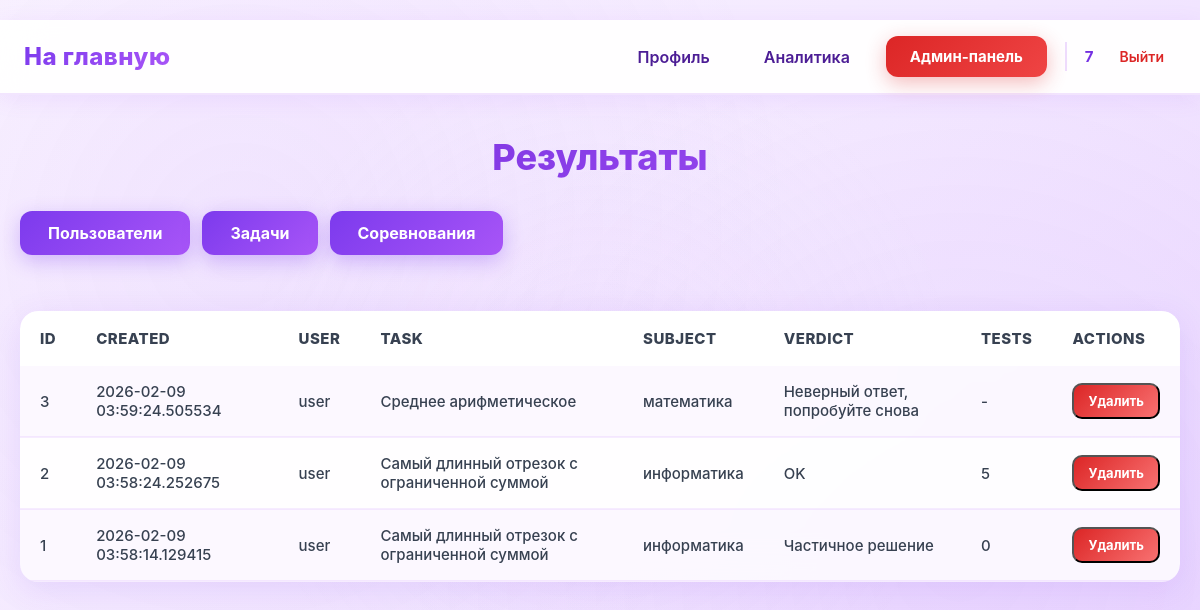
The page /admin/results (signed in) on the database as committed earlier.
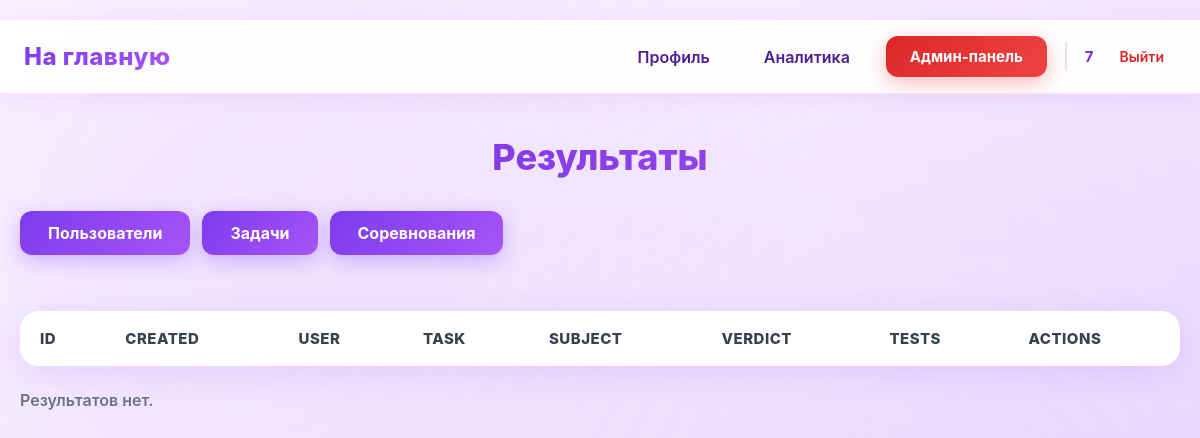
The same page on the database as committed later.
### data/submissions.py (models this page shows)
class Submissions(SqlAlchemyBase):
    __tablename__ = 'submissions'
    id = sqlalchemy.Column(sqlalchemy.Integer,
                           primary_key=True, autoincrement=True)
    user_id = sqlalchemy.Column(sqlalchemy.Integer,
                                sqlalchemy.ForeignKey("users.id"))
    task_id = sqlalchemy.Column(sqlalchemy.Integer,
                                sqlalchemy.ForeignKey("tasks.id"))
    total_tests = sqlalchemy.Column(sqlalchemy.Integer, nullable=True)
    verdict = sqlalchemy.Column(sqlalchemy.Text, nullable=True)
    created_at = sqlalchemy.Column(sqlalchemy.DateTime,
                                     default=datetime.datetime.now)
    tasks = orm.relationship('Tasks', back_populates="submissions")
    user = orm.relationship("User", back_populates="submissions")

### data/users.py (models this page shows, shortened)
class User(SqlAlchemyBase, UserMixin):
    __tablename__ = 'users'
    id = sqlalchemy.Column(sqlalchemy.Integer,
                           primary_key=True, autoincrement=True)
    name = sqlalchemy.Column(sqlalchemy.String, nullable=True)
    email = sqlalchemy.Column(sqlalchemy.String,
                              index=True, unique=True, nullable=True)
    hashed_password = sqlalchemy.Column(sqlalchemy.String, nullable=True)
    elo_rating = sqlalchemy.Column(sqlalchemy.Float, default=1000)
    admin = sqlalchemy.Column(sqlalchemy.Boolean, default=0)
    ban = sqlalchemy.Column(sqlalchemy.Boolean, default=0)
    created_date = sqlalchemy.Column(sqlalchemy.DateTime,
                                     default=datetime.datetime.now)
    submissions = orm.relationship("Submissions", back_populates="user")

### data/tasks.py (models this page shows)
class Tasks(SqlAlchemyBase):
    __tablename__ = 'tasks'
    id = sqlalchemy.Column(sqlalchemy.Integer,
                           primary_key=True, autoincrement=True)
    subject = sqlalchemy.Column(sqlalchemy.Text, nullable=True)
    title = sqlalchemy.Column(sqlalchemy.Text, nullable=True)
    statement = sqlalchemy.Column(sqlalchemy.Text, nullable=True)
    input_format = sqlalchemy.Column(sqlalchemy.Text, nullable=True)
    output_format = sqlalchemy.Column(sqlalchemy.Text, nullable=True)
    memory_limit = sqlalchemy.Column(sqlalchemy.Integer, nullable=True)
    time_limit = sqlalchemy.Column(sqlalchemy.Integer, nullable=True)
    difficulty = sqlalchemy.Column(sqlalchemy.Text, nullable=True)
    created_at = sqlalchemy.Column(sqlalchemy.DateTime,
                                     default=datetime.datetime.now)
    task_tests = orm.relationship("TaskTest", back_populates='tasks')
    submissions = orm.relationship("Submissions", back_populates="tasks")
    theme = sqlalchemy.Column(sqlalchemy.Text, nullable=True)

### main.py (the view, shortened to what this page needs)
@app.route('/admin/results', methods=["GET", "POST"])
@login_required
@admin_required
@user_ban
def admin_results():
    subject = session.get('subject')
    db_sess = db_session.create_session()
    message = None
    user_id = request.args.get("user_id", "").strip()
    task_id = request.args.get("task_id", "").strip()
    verdict = request.args.get("verdict", "").strip()
    limit_raw = request.args.get("limit", "").strip()
    query = db_sess.query(Submissions).order_by(Submissions.created_at.desc())
    if user_id.isdigit():
        query = query.filter(Submissions.user_id == int(user_id))
    if task_id.isdigit():
        query = query.filter(Submissions.task_id == int(task_id))
    if verdict:
        query = query.filter(Submissions.verdict == verdict)
    limit = 200
    if limit_raw.isdigit():
        limit = min(int(limit_raw), 1000)
    submissions = query.limit(limit).all()
    return render_template(
        "admin_results.html",
        subject=subject,
        submissions=submissions,
        message=message,
        user_id=user_id,
        task_id=task_id,
        verdict=verdict,
        limit=limit
    )

### data/db_session.py (called while the page is built)
def create_session() -> Session:
    global __factory
    return __factory()

### main.py (called while the page is built)
@login_manager.user_loader
def load_user(user_id):
    db_sess = db_session.create_session()
    return db_sess.get(User, user_id)

def admin_required(func):
    @wraps(func)
    def wrapper(*args, **kwargs):
        if not current_user.admin:
            abort(403)
        return func(*args, **kwargs)
    return wrapper

def user_ban(func):
    @wraps(func)
    def wrapper(*args, **kwargs):
        if current_user.ban:
            abort(403)
        return func(*args, **kwargs)
    return wrapper

### templates/admin_results.html (shortened to what this page needs)
{% extends "base.html" %}
{% block styles %}
<link rel="stylesheet" href="{{ url_for('static', filename='admin_first.css') }}">
<link rel="stylesheet" href="{{ url_for('static', filename='admin_results.css') }}">
{% endblock %}
{% block content %}
<h1>Результаты</h1>
<div class="admin-actions">
    <a class="btn btn-task" href="/admin">Пользователи</a>
    <a class="btn btn-task" href="/admin/task_list">Задачи</a>
    <a class="btn btn-task" href="/admin/competitions">Соревнования</a>
</div>
<div class="table-container">
    <table>
        <tr>
            <td>id</td>
            <td>created</td>
            <td>user</td>
            <td>task</td>
            <td>subject</td>
            <td>verdict</td>
            <td>tests</td>
            <td>actions</td>
        </tr>
        {% for s in submissions %}
        <tr>
            <td>{{ s.id }}</td>
            <td>{{ s.created_at }}</td>
            <td>{{ s.user.name if s.user else ("#" ~ s.user_id) }}</td>
            <td>{{ s.tasks.title if s.tasks else ("#" ~ s.task_id) }}</td>
            <td>{{ s.tasks.subject if s.tasks else "-" }}</td>
            <td>{{ s.verdict or "-" }}</td>
            <td>{{ s.total_tests if s.total_tests is not none else "-" }}</td>
            <td>
                <form method="post" class="inline-form">
                    <button type="submit" class="btn btn-small btn-danger">Удалить</button>
                </form>
            </td>
        </tr>
        {% endfor %}
    </table>
</div>
{% if submissions|length == 0 %}
<div class="empty">Результатов нет.</div>
{% endif %}
{% endblock %}

Rows that differ between the two databases and show on the page:
removed Submissions: id "3", created_at "2026-02-09 03:59:24.505534", user "user", tasks "Среднее арифметическое", tasks "математика", verdict "Неверный ответ, попробуйте снова", total_tests "-"
removed Submissions: id "2", created_at "2026-02-09 03:58:24.252675", user "user", tasks "Самый длинный отрезок с ограниченной суммой", tasks "информатика", verdict "OK", total_tests "5"
removed Submissions: id "1", created_at "2026-02-09 03:58:14.129415", user "user", tasks "Самый длинный отрезок с ограниченной суммой", tasks "информатика", verdict "Частичное решение", total_tests "0"
Other text that changed with them:
text now shown: "Результатов нет."
